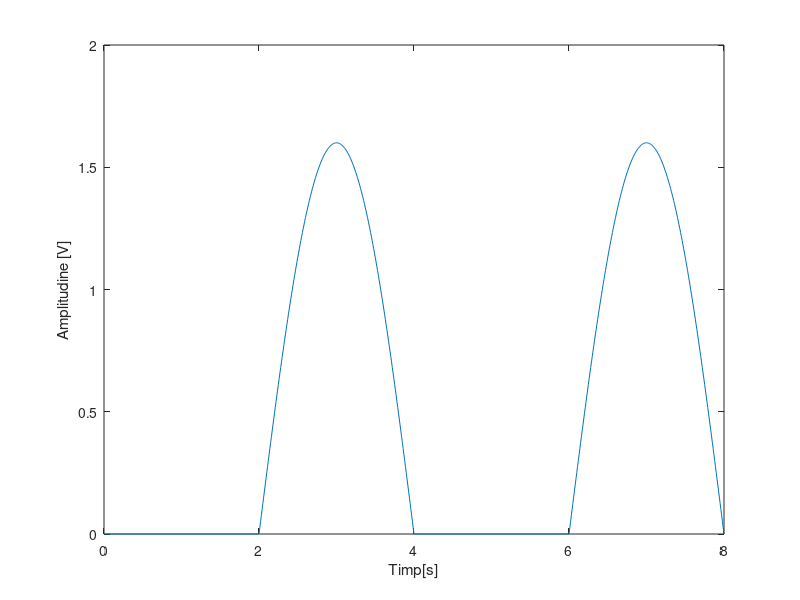

Here is the MATLAB script that generated this plot:
f=0.25;
t=0:0.01:8;
a=0.8; %amplitudine
x=abs(a*sin(2*pi*f*t))-(a*sin(2*pi*f*t));

plot(t, x);
xlabel('Timp[s]');
ylabel('Amplitudine [V]');